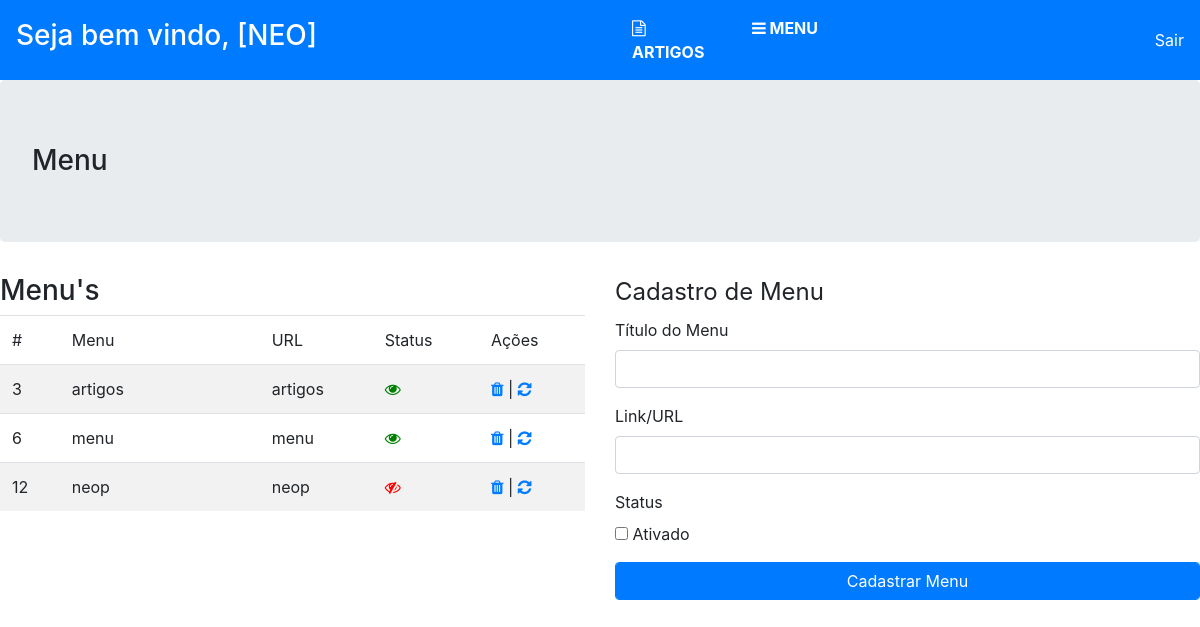
/index.php?page=menu (signed in), run on an earlier commit of the app's database.
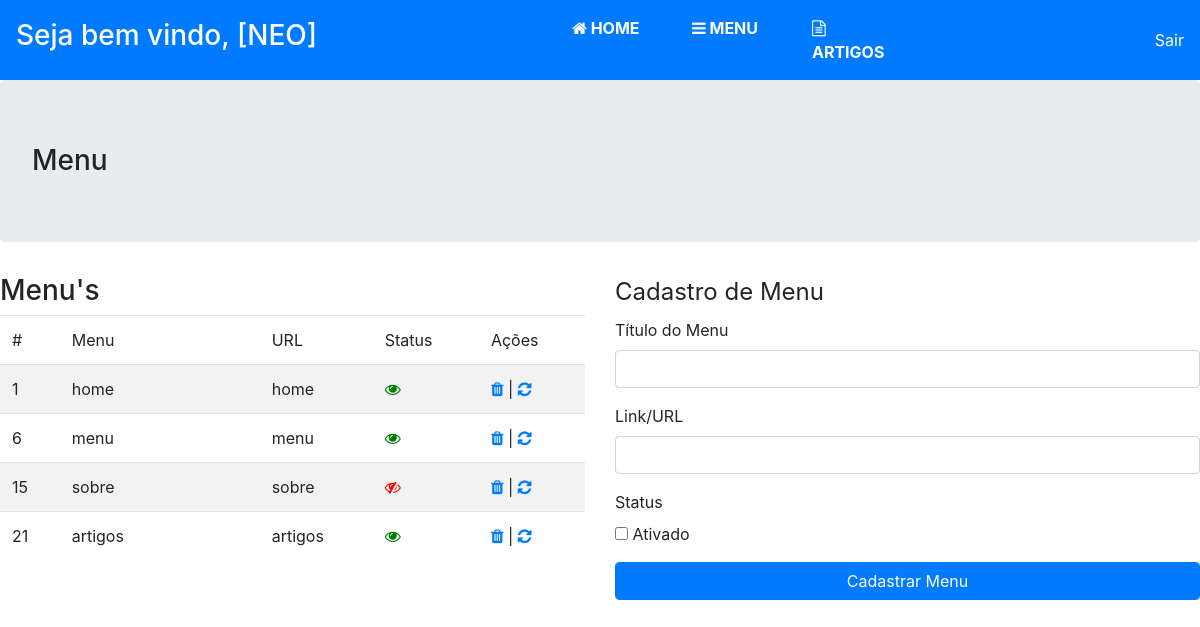
And on a later commit of the database.
### tables this page shows
CREATE TABLE `menu` (
  `id` int(11) NOT NULL,
  `titulo` varchar(50) NOT NULL,
  `url` varchar(100) NOT NULL,
  `status` enum('ativo','inativo') NOT NULL,
  `icon` varchar(20) NOT NULL
);

### pages/menu.php (the view, shortened to what this page needs)
<h3 class="jumbotron">Menu</h3>
<div class="row">
	<div class="col-md-6">
		<h3>Menu's</h3>
	<table class="table table-hover table-striped">
		<thead>
			<tr>
				<td>#</td>
				<td>Menu</td>
				<td>URL</td>
				<td>Status</td>
				<td>Ações</td>
			</tr>
		</thead>
		<tbody>
			<?php
				include ('../config.php');
				$sql = "SELECT * FROM menu";
				$query = mysqli_query($conexao, $sql);
				if(mysqli_num_rows($query) < 1){
					echo "<tr class='text-center'><td colspan='3'>Não possui usuários cadastrados!</td><tr>";
				}else{
					while ($dados = mysqli_fetch_array($query)) {
					echo "<tr>
					  	<td>".$dados['id']."</td>
					  	<td style='width:200px'>".$dados['titulo']."</td>
					  	<td>".$dados['url']."</td>";
					  	if($dados['status'] == "ativo"){
					  		$estado = "<a title='Ativado'
					  		style='color:green' href='?page=menu&id=".$dados['id']."&visibilidade=of'><i class='fa fa-eye'></i>";
					  	}else{
					  		$estado = "<a title='Desativado' style='color:red' href='?page=menu&id=".$dados['id']."&visibilidade=on'><i class='fa fa-eye-slash'></i>";
					  	}
					  	echo "<td>".$estado."</i></td>
					  	<td><a href='?page=menu&acao=d&menu=".$dados['titulo']."'><i class='fa fa-trash'></i></a> | <a href='' data-toggle='modal' data-target='#exampleModal' data-id='".$dados['id']."' data-titulo='".$dados['titulo']."' data-url='".$dados['url']."' data-status='".$dados['status']."'><i class='fa fa-refresh'></i></a></td>
					  </tr>";
					}
				}
			?>
		</tbody>
	</table>
	</div>
	<div class="col-md-6">
	<form method="post" action="cadMenu.php?acao=i">
	  <fieldset>
	  <div class="form-group">
	   	<legend>Cadastro de Menu</legend>
	  	<label for="menu">Título do Menu</label>
	    <input type="text" class="form-control" id="menu" name="menu">
	  </div>
	  <div class="form-group">
	    <label for="url">Link/URL</label>
	    <input type="text" class="form-control" id="url" name="url">
	  </div>
	  <div class="form-group">
	    <label for="url">Status</label><br>
	    <input type="checkbox" id="status" name="status">
	    Ativado
	  </div>
	  <button type="submit" class="btn btn-primary form-control">Cadastrar Menu</button>
	   </fieldset>
	</form>
	</div>
</div>

### MeuMenu.php (shortened to what this page needs)
<?php
	require("config.php");
	if($_SESSION['user']){
		$user = $_SESSION['user'];
	}else{
		header('location:login.php');
	}
?>
<!DOCTYPE html>
<html lang="pt-br">
<head><title>Dashboard Admin</title>
	<link rel="stylesheet" type="text/css" href="css/font-awesome.min.css">
	<link rel="stylesheet" type="text/css" href="css/style.css">
	<link rel="stylesheet" href="https://stackpath.bootstrapcdn.com/bootstrap/4.1.3/css/bootstrap.min.css">
</head>
<body>
<nav class="navbar navbar-dark bg-primary">
 <h3>Seja bem vindo, [<?php echo strtoupper($user);?>]</h3>
 <nav>
 <ul class="nav">
	<?php
		$sql = "SELECT * FROM menu WHERE status = 'ativo'";
		$query = mysqli_query($conexao, $sql);
		while($menus = mysqli_fetch_assoc($query)){
			echo "<li class='nav-item'>
		             <a class='nav-link' href='index.php?page=".$menus['url']."'><i class='".$menus['icon']."'></i> ".strtoupper($menus['titulo'])."</a>
		  	      </li>";
		}
	?>
</ul>
</nav>
<a style="color: white; float:right" href="?sair">Sair</a>
</nav>

### index.php
<?php
include('MeuMenu.php');
?>
	<?php
		if(isset($_REQUEST['page'])){
			include("pages/".$_REQUEST['page'].".php");
		}else{
			include('pages/home.php');
	    }
	?>
</body>
</html>

### css/style.css (style rules this page uses)
.nav-link { color:#fff; font-weight: 700 }
nav h3 { color: #fff }

### MeuMenu.php (style rules this page uses)
.nav-link { width: 120px; color:#fff; font-weight: 700 }
nav h3 { color: #fff }

What changed in the data, as far as the page shows it:
removed menu: titulo "ARTIGOS", id "3", titulo "artigos", url "artigos"
removed menu: id "12", titulo "neop", url "neop", shown under "Menu's"
added menu: titulo "HOME", id "1", titulo "home", url "home"
added menu: titulo "ARTIGOS", id "21", titulo "artigos", url "artigos"
added menu: id "15", titulo "sobre", url "sobre", shown under "Menu's"
